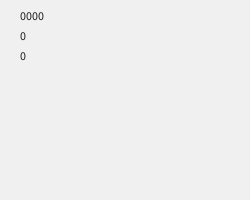
Frame 1 (no input)
Frame 60 (the mouse pressed at the canvas centre just before this capture): identical to frame 1, image omitted
Frame 120 (the mouse held since frame 60 and released just before this capture): identical to frame 1, image omitted

The Processing sketch that drew this single still picture (run headless with seeded random() and noise(); from frame 60 on, the mouse is pressed at the canvas centre):

// Processing sketch: sketch_240124b
// ── sketch_240124b.pde
int bit;
int a, b;

void setup() {
  size(250, 200);
}

void draw() {
  background(240);

  if ((bit&(1<<0))>0) a+=1;
  if ((bit&(1<<1))>0) a-=1;
  if ((bit&(1<<2))>0) b+=1;
  if ((bit&(1<<3))>0) b-=1;
  fill(30);
  text(binary(bit, 4), 20, 20);
  text(a, 20, 40);
  text(b, 20, 60);
}

void keyPressed() {
  if (keyCode == RIGHT) bit |= (1<<0); //00000001
  if (keyCode == LEFT)  bit |= (1<<1); //00000010
  if (keyCode == UP)    bit |= (1<<2); //00000100
  if (keyCode == DOWN)  bit |= (1<<3); //00001000
}

void keyReleased() {
  if (keyCode == RIGHT) bit &= ~(1<<0);
  if (keyCode == LEFT)  bit &= ~(1<<1);
  if (keyCode == UP)    bit &= ~(1<<2);
  if (keyCode == DOWN)  bit &= ~(1<<3);
}
